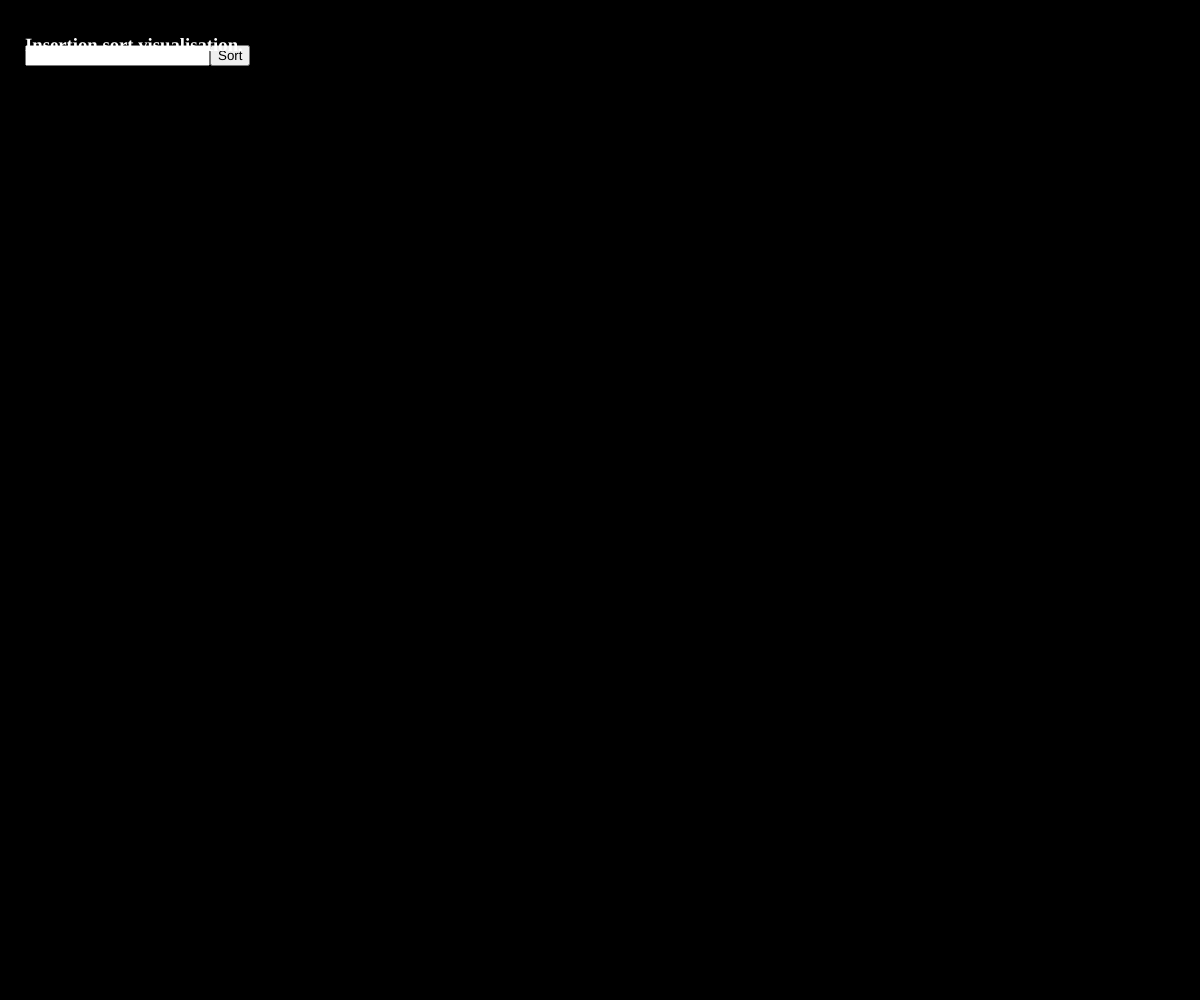
Frame 1 (no input)
Frame 60 (no input): identical to frame 1, image omitted
Frame 120 (the mouse pressed at the canvas centre since frame 60): identical to frame 1, image omitted

The p5.js sketch that drew this single still picture (run headless with seeded random() and noise() and a simulated clock; from frame 60 on, the mouse is pressed at the canvas centre):

// p5.js sketch
// ── sketch.js
let newInput;
let newButton;
let newText;

let arr = [];
let arrY = [];
let sort = false;
let sorted = false;
let howMany = 500;
let scoringArr = 1;

function setup() {
    createCanvas(windowWidth, windowHeight);
    setUpFields();
    frameRate(60);
}

function draw() {
    background('black');

    if (sort){
        let tempPositionArr = 0;
        let found = false;
        if (scoringArr < arrY.length) {
            tempPositionArr = 0;
            found = false;
                for(let j=scoringArr-1; j>=0;j--){
                    if(arrY[scoringArr]>arrY[j]){ //CHANGE > to < for different visualisations
                            tempPositionArr = j;
                            found = true;
                        } 
                }
                if (found == true) {
                        let tempArr = arrY[scoringArr];
                        //arr[i].y = arr[tempPositionArr].y;
                        //arr[tempPositionArr].y = tempArr;
                        arrY.splice(scoringArr, 1);
                        arrY.splice(tempPositionArr, 0, tempArr);
                }
                scoringArr++;
            }    
    }
        for (let i=0; i<arrY.length;i++){
            line((windowWidth/howMany)*i,arrY[i],(windowWidth/howMany)*i,windowHeight);
            stroke(255);
    }
    
}

function setUpFields() {
    newInput = createInput();
    newInput.position(25, 45);

    newButton = createButton('Sort');
    newButton.position(newInput.x + newInput.width, 45);
    newButton.mousePressed(doSort);

    newText = createElement('h3', 'Insertion sort visualisation.');
    newText.position(25, 15);
    newText.style('color: white');
}

function doSort() {
    let randomHeight;
    arrY.splice(0);
    scoringArr = 1;
    howMany = newInput.value();
        for (let i=0; i<howMany; i++){
            randomHeight = random(0, windowHeight);
            arrY[i] = randomHeight;
        }
        if(howMany > 0)
            sort = true;
}
